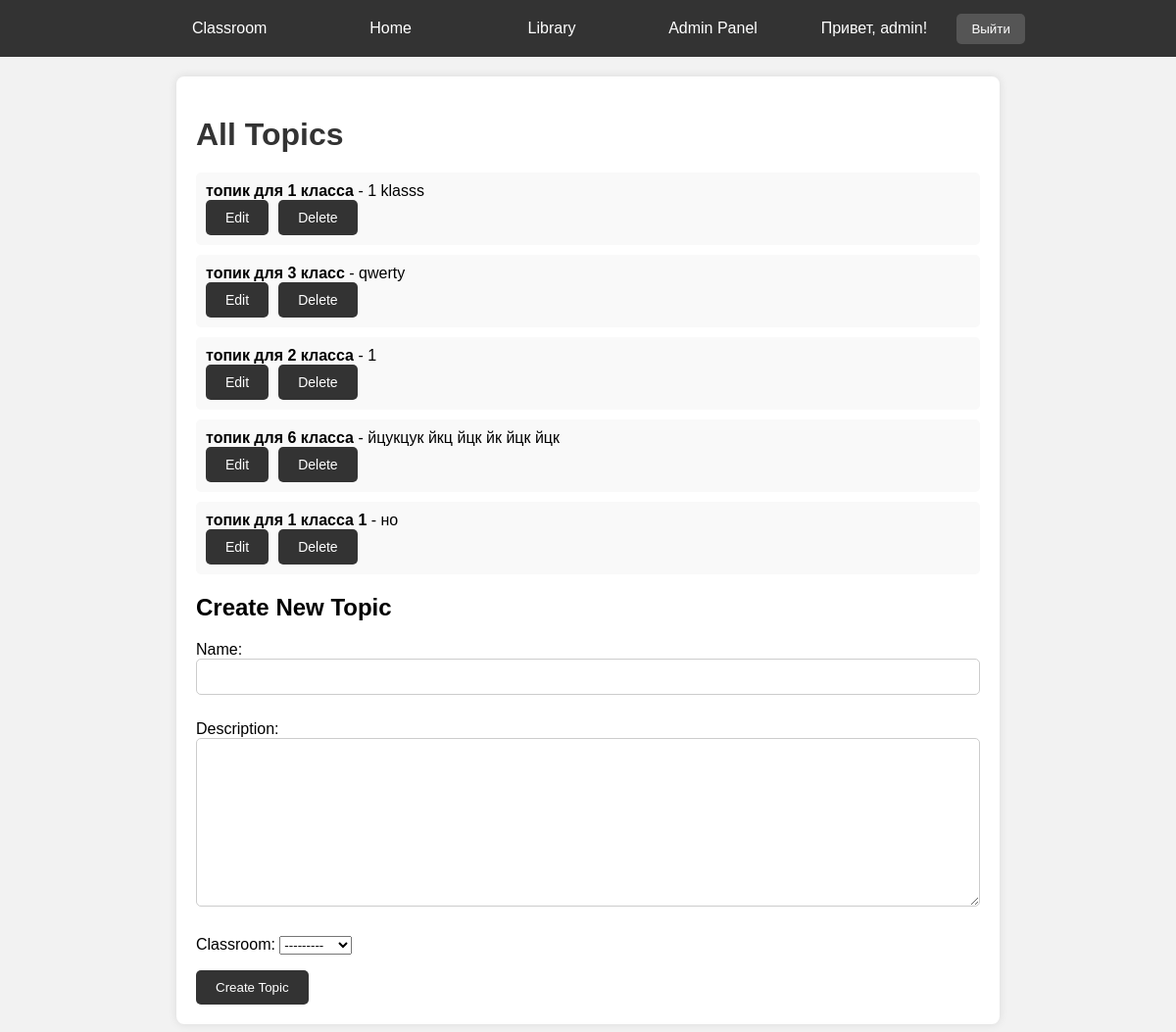
The page /topic_info/ (signed in) on the database its author committed.
### main/models.py (models this page shows, shortened)
class Topic(models.Model):
    name = models.CharField(max_length=100)
    description = models.TextField()
    created_at = models.DateTimeField(auto_now_add=True)
    classroom = models.ForeignKey(Classroom, on_delete=models.CASCADE)

class Classroom(models.Model):
    name = models.CharField(max_length=100)
    def __str__(self):
        return self.name

### main/views.py (the view, shortened to what this page needs)
# urls.py: path('topic_info/', views.topic_info, name='topic_info'),
@staff_member_required(login_url='/')
def topic_info(request):
    topics = Topic.objects.all()
    form = TopicForm()
    return render(request, 'admin_templates/topic_info.html', {'topics': topics, 'form': form})

### main/forms.py
class TopicForm(forms.ModelForm):
    class Meta:
        model = Topic
        fields = ['name', 'description', 'classroom']  # Include the 'classroom' field
    def __init__(self, *args, **kwargs):
        super(TopicForm, self).__init__(*args, **kwargs)
        self.fields['classroom'].queryset = Classroom.objects.all()

### main/templates/admin_templates/topic_info.html (shortened to what this page needs)
<!DOCTYPE html>
<html lang="en">
<head>
    {% include 'navbar.html' %}
</head>
<body>
    <div class="container">
        <h1>All Topics</h1>
        <ul class="topic-list">
            {% for topic in topics %}
                <li class="topic-item">
                    <strong>{{ topic.name }}</strong> - {{ topic.description }}
                    <div class="topic-actions">
                        <a href="{% url 'edit_topic' topic.id %}">Edit</a>
                        <form method="post">
                            <button type="submit" name="delete_topic">Delete</button>
                        </form>
                    </div>
                </li>
            {% endfor %}
        </ul>
        <div class="create-topic-form">
            <h2>Create New Topic</h2>
            <form method="post">
                {{ form.as_p }}
                <button type="submit" name="create_topic">Create Topic</button>
            </form>
        </div>
    </div>
</body>
</html>

### main/templates/navbar.html (shortened to what this page needs)
{% load static %}
<!DOCTYPE html>
<html lang="en">
<head>
</head>
<body>
    <div class="navbar">
        <a href="{% url 'classroom' %}">Classroom</a>
        <a href="{% url 'home' %}">Home</a>
        <a href="{% url 'library' %}">Library</a>
        {% if user.is_authenticated %}
            {% if user.is_staff %}
                <a href="{% url 'admin_panel' %}">Admin Panel</a>
            {% else %}
                <a href="{% url 'profile' %}">Profile</a>
            {% endif %}
            <div class="user-info">Привет, {{ user.username }}!</div>
            <form class="logout-form" action="{% url 'logout' %}" method="post">
                <button type="submit">Выйти</button>
            </form>
        {% else %}
            <a href="{% url 'login' %}">Login</a>
            <a href="{% url 'registration' %}">Registration</a>
        {% endif %}
    </div>
</body>
</html>

### main/templates/navbar.html (style rules this page uses)
body { font-family: Arial, sans-serif; margin: 0; padding: 0; }
.navbar { background-color: #333; padding: 10px 0; text-align: center; }
.navbar a { color: white; text-decoration: none; padding: 10px 20px; margin: 0 10px; border-radius: 5px; transition: background-color 0.3s; width: 100px; display: inline-block; }
.user-info { color: white; margin-left: 20px; width: 120px; display: inline-block; }
.logout-form { margin-left: 20px; display: inline-block; }
.logout-form button { background-color: #555; color: white; border: none; border-radius: 5px; padding: 8px 15px; cursor: pointer; transition: background-color 0.3s; }

### main/templates/admin_templates/topic_info.html (style rules this page uses)
body { font-family: Arial, sans-serif; background-color: #f2f2f2; margin: 0; padding: 0; }
.container { max-width: 800px; margin: 20px auto; padding: 20px; background-color: #fff; border-radius: 8px; box-shadow: 0 0 10px rgba(0, 0, 0, 0.1); }
h1 { margin-bottom: 20px; color: #333; }
.topic-list { list-style-type: none; padding: 0; margin: 0; }
.topic-item { background-color: #f9f9f9; padding: 10px; margin-bottom: 10px; border-radius: 5px; }
.topic-actions { display: flex; }
.topic-actions button { margin-right: 10px; background-color: #333; color: #fff; border: none; border-radius: 5px; padding: 8px 16px; cursor: pointer; transition: background-color 0.3s; }
.create-topic-form { margin-top: 20px; }
.create-topic-form input[type="text"], .create-topic-form textarea { width: 100%; padding: 10px; margin-bottom: 10px; border-radius: 5px; border: 1px solid #ccc; box-sizing: border-box; }
.create-topic-form button { background-color: #333; color: white; border: none; border-radius: 5px; padding: 10px 20px; cursor: pointer; transition: background-color 0.3s; }
.topic-actions button, .topic-actions a { margin-right: 10px; background-color: #333; color: #fff; border: none; border-radius: 5px; padding: 10px 20px; cursor: pointer; transition: background-color 0.3s; text-decoration: none; display: inline-block; font-size: 14px; }

### rows shown on the page
Topic: name "топик для 1 класса", description "1 klasss"
Topic: name "топик для 3 класс", description "qwerty"
Topic: name "топик для 2 класса", description "1"
Topic: name "топик для 6 класса", description "йцукцук йкц йцк йк йцк йцк"
Topic: name "топик для 1 класса 1", description "но"

### other values the page prints
{{ user.username }} "admin"
